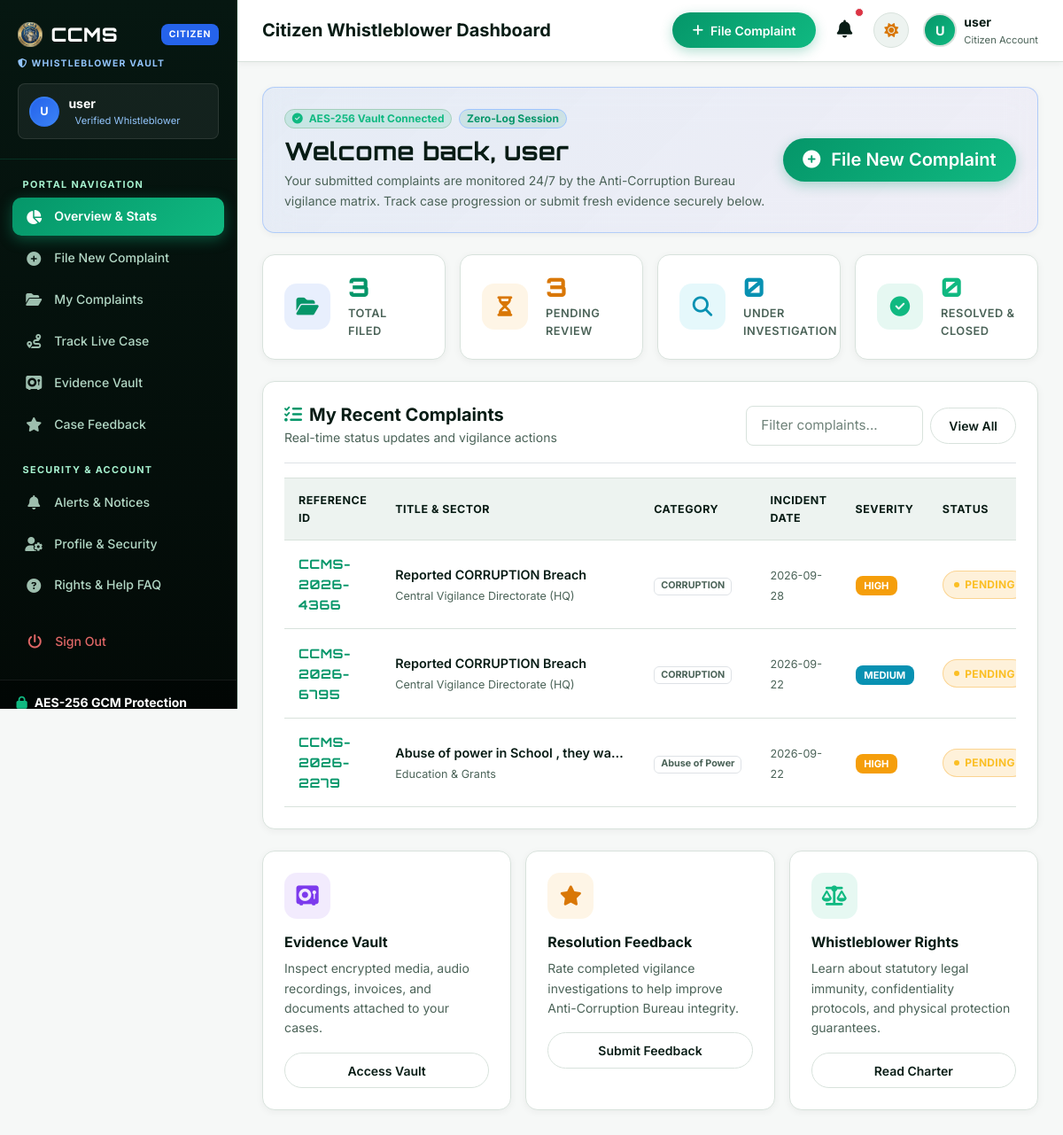
The app's page /citizen/dashboard (signed in), older data.
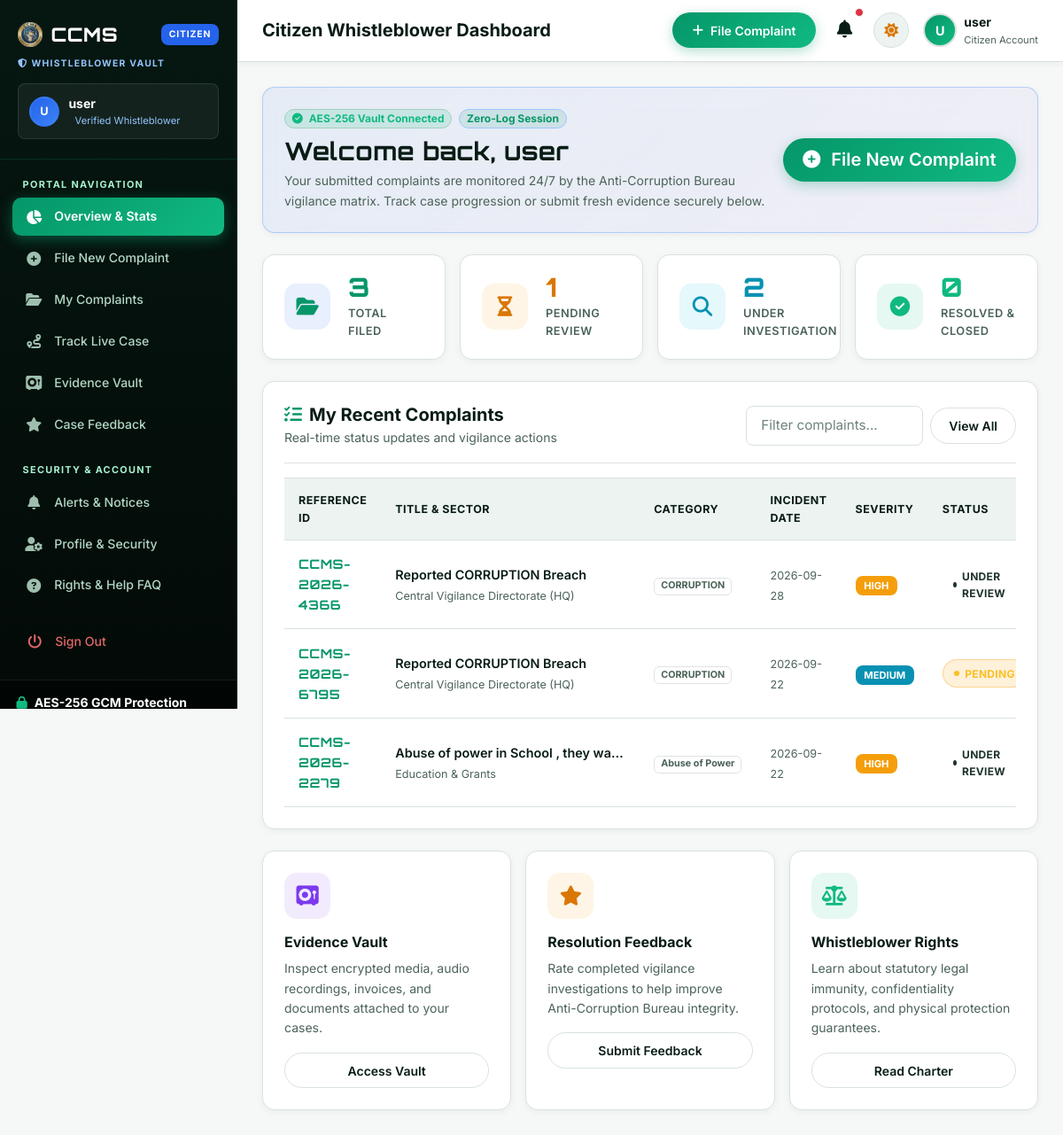
The same page, newer data.
### tables this page shows
CREATE TABLE complaints (
            complaint_id TEXT PRIMARY KEY,
            user_id INTEGER NOT NULL,
            complaint_title TEXT NOT NULL,
            misconduct_category TEXT NOT NULL,
            sector TEXT NOT NULL,
            incident_date TEXT NOT NULL,
            incident_time TEXT,
            location TEXT NOT NULL,
            description TEXT NOT NULL,
            anonymous_mode INTEGER DEFAULT 0,
            severity TEXT DEFAULT 'Medium',
            evidence_file TEXT,
            complaint_status TEXT DEFAULT 'Pending',
            assigned_officer TEXT,
            assigned_officer_id TEXT,
            investigation_notes TEXT,
            rating INTEGER,
            feedback TEXT,
            created_at DATETIME DEFAULT CURRENT_TIMESTAMP,
            updated_at DATETIME DEFAULT CURRENT_TIMESTAMP
        );

### app.py (the view)
@app.route("/citizen/dashboard")
@login_required
def citizen_dashboard():
    user_id = session.get("user_id")
    complaints = db.query_db(
        "SELECT * FROM complaints WHERE user_id = %s OR user_id = 1 ORDER BY created_at DESC",
        (user_id,)
    )
    total = len(complaints)
    pending = sum(1 for c in complaints if c["complaint_status"] == "Pending")
    investigating = sum(1 for c in complaints if c["complaint_status"] in ["Under Review", "Investigation Active"])
    resolved = sum(1 for c in complaints if c["complaint_status"] in ["Resolved", "Closed"])
    stats = {
        "total": total,
        "pending": pending,
        "investigating": investigating,
        "resolved": resolved
    }
    return render_template("citizen/dashboard.html", stats=stats, complaints=complaints[:5])

### app.py (called while the page is built)
def login_required(f):
    @wraps(f)
    def decorated_function(*args, **kwargs):
        if not session.get("user_id"):
            flash("Please sign in to access the portal.", "warning")
            return redirect(url_for("citizen_login"))
        return f(*args, **kwargs)
    return decorated_function

### db.py (called while the page is built)
def dict_factory(cursor, row):
    d = {}
    for idx, col in enumerate(cursor.description):
        d[col[0]] = row[idx]
    return d

def get_db_connection():
    conn = sqlite3.connect(DB_PATH, timeout=20.0, check_same_thread=False)
    conn.row_factory = dict_factory
    conn.execute("PRAGMA journal_mode=WAL;")
    return conn

def _normalize_query(query, args):
    if "ON DUPLICATE KEY UPDATE" in query.upper() and "system_settings" in query.lower():
        query = "INSERT OR REPLACE INTO system_settings (setting_key, setting_value) VALUES (?, ?)"
        if len(args) == 3:
            args = (args[0], args[1])
        return query, args
    normalized_query = query.replace("%s", "?")
    return normalized_query, args

### templates/citizen/dashboard.html (shortened to what the changed rows need)
{% extends 'citizen/base.html' %}
{% set active_page = 'dashboard' %}
{% block content %}
<div class="row g-3 mb-4">
  <div class="col-6 col-lg-3">
    <div class="stat-card">
      <div>
        <div class="stat-val" style="color:var(--accent-amber);">{{ stats.pending }}</div>
        <div class="stat-label">Pending Review</div>
      </div>
    </div>
  </div>
  <div class="col-6 col-lg-3">
    <div class="stat-card">
      <div>
        <div class="stat-val" style="color:var(--accent-cyan);">{{ stats.investigating }}</div>
        <div class="stat-label">Under Investigation</div>
      </div>
    </div>
  </div>
</div>
<div class="ccms-card p-4 mb-4">
  {% if complaints %}
  <div class="table-responsive">
    <table class="table-custom" id="complaintsTable">
      <thead>
        <tr>
          <th>Reference ID</th>
          <th>Title &amp; Sector</th>
          <th>Category</th>
          <th>Incident Date</th>
          <th>Severity</th>
          <th>Status</th>
        </tr>
      </thead>
      <tbody>
        {% for item in complaints %}
        <tr>
          <td>
            <span class="fw-bold text-primary brand-font">{{ item.complaint_id }}</span>
          </td>
          <td>
            <div class="fw-semibold text-heading text-truncate" style="max-width: 260px;">{{ item.complaint_title }}
            </div>
            <span class="text-muted small">{{ item.sector }}</span>
          </td>
          <td>
            <span class="badge bg-subtle text-muted border">{{ item.misconduct_category }}</span>
          </td>
          <td>
            <span class="small text-muted">{{ item.incident_date }}</span>
          </td>
          <td>
            <span class="badge-priority {{ item.severity }}">{{ item.severity }}</span>
          </td>
          <td>
            <span class="badge-status {{ item.complaint_status }}">{{ item.complaint_status }}</span>
          </td>
        </tr>
        {% endfor %}
      </tbody>
    </table>
  </div>
  {% endif %}
</div>
{% endblock %}

Row changes from the older to the newer data that the page shows:
changed complaints "CCMS-2026-4366": complaint_status "PENDING" → "UNDER REVIEW"
changed complaints "CCMS-2026-2279": complaint_status "PENDING" → "UNDER REVIEW"
Text that changed along with them:
{{ stats.pending }}: "3" → "1"
{{ stats.investigating }}: "0" → "2"
